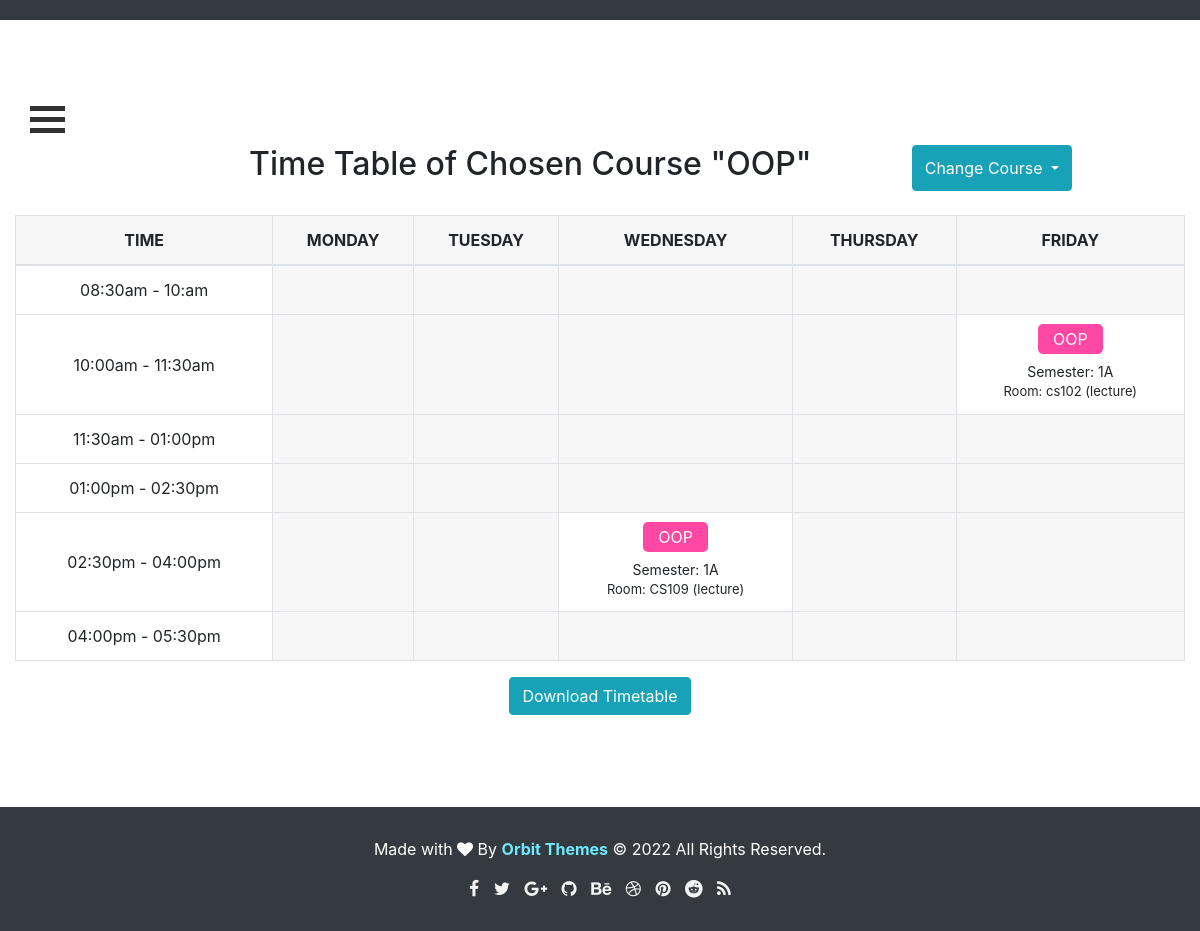
The page /cwtt/OOP/ on the database its author committed.
### timetable/models.py (models this page shows)
class Schedule(models.Model):
    teacher = models.CharField(max_length=100)
    subject = models.CharField(max_length=100)
    room = models.CharField(max_length=100)
    time_slot = models.CharField(max_length=50)
    duration = models.CharField(max_length=50)
    day = models.CharField(max_length=10)
    type = models.CharField(max_length=10)
    semester = models.IntegerField()
    section = models.CharField(max_length=1)
    def __str__(self):
        return 'Subject: '+self.subject+' ('+self.type+')'+', Teacher: '+self.teacher+', Semester: '+str(self.semester)+', Section: '+self.section+', Room: '+self.room+', Day: '+self.day+', Time: '+str(self.time_slot)+', Duration: '+self.duration

### timetable/views.py (the view)
def cwtt_timetable(request, teacher):
    context = cwtt_data(teacher)
    return render(request, 'cwtt_print.html', context)

### timetable/templates/cwtt_print.html (shortened to what this page needs)
{% extends "indexlogout.html" %} {% load static %} {% load crispy_forms_tags %} {% block content %}
<div style="display:flex;margin-left:20%">
    <h2>
        Time Table of Chosen Course "{{ teacher }}"
    </h2>
    <div class="btn-group" style="margin-left: 100px;">
        <button type="button" class="btn btn-info dropdown-toggle" data-toggle="dropdown" aria-haspopup="true" aria-expanded="false">
      Change Course
    </button>
  </div>
</div>
<div class="timetable-img text-center">
</div>
<div class="table-responsive">
  <table class="table table-bordered text-center">
    <thead>
      <tr class="bg-light-gray">
        <th class="text-uppercase">Time</th>
        <th class="text-uppercase">Monday</th>
        <th class="text-uppercase">Tuesday</th>
        <th class="text-uppercase">Wednesday</th>
        <th class="text-uppercase">Thursday</th>
        <th class="text-uppercase">Friday</th>
      </tr>
    </thead>
    <tbody>
      <tr>
        <td class="align-middle">08:30am - 10:am</td>
        {% for time in table.0 %} {% if time != "" %}
        <td>
          <span
            class="bg-pink padding-5px-tb padding-15px-lr border-radius-5 margin-10px-bottom text-white font-size16 xs-font-size13"
            >{{time.0}}</span
          >
          <div class="margin-10px-top font-size14">Semester: {{time.1}}</div>
          <div class="font-size13 text-gray">
            Room: {{time.3}} ({{time.2}})
          </div>
        </td>
        {% else %}
        <td class="bg-light-gray"></td>
        {% endif %} {% endfor %}
      </tr>
      <tr>
        <td class="align-middle">10:00am - 11:30am</td>
        {% for time in table.1 %} {% if time != "" %}
        <td>
          <span
            class="bg-pink padding-5px-tb padding-15px-lr border-radius-5 margin-10px-bottom text-white font-size16 xs-font-size13"
            >{{time.0}}</span
          >
          <div class="margin-10px-top font-size14">Semester: {{time.1}}</div>
          <div class="font-size13 text-gray">
            Room: {{time.3}} ({{time.2}})
          </div>
        </td>
        {% else %}
        <td class="bg-light-gray"></td>
        {% endif %} {% endfor %}
      </tr>
      <tr>
        <td class="align-middle">11:30am - 01:00pm</td>
        {% for time in table.2 %} {% if time != "" %}
        <td>
          <span
            class="bg-pink padding-5px-tb padding-15px-lr border-radius-5 margin-10px-bottom text-white font-size16 xs-font-size13"
            >{{time.0}}</span
          >
          <div class="margin-10px-top font-size14">Semester: {{time.1}}</div>
          <div class="font-size13 text-gray">
            Room: {{time.3}} ({{time.2}})
          </div>
        </td>
        {% else %}
        <td class="bg-light-gray"></td>
        {% endif %} {% endfor %}
      </tr>
      <tr>
        <td class="align-middle">01:00pm - 02:30pm</td>
        {% for time in table.3 %} {% if time != "" %}
        <td>
          <span
            class="bg-pink padding-5px-tb padding-15px-lr border-radius-5 margin-10px-bottom text-white font-size16 xs-font-size13"
            >{{time.0}}</span
          >
          <div class="margin-10px-top font-size14">Semester: {{time.1}}</div>
          <div class="font-size13 text-gray">
            Room: {{time.3}} ({{time.2}})
          </div>
        </td>
        {% else %}
        <td class="bg-light-gray"></td>
        {% endif %} {% endfor %}
      </tr>
      <tr>
        <td class="align-middle">02:30pm - 04:00pm</td>
        {% for time in table.4 %} {% if time != "" %}
        <td>
          <span
            class="bg-pink padding-5px-tb padding-15px-lr border-radius-5 margin-10px-bottom text-white font-size16 xs-font-size13"
            >{{time.0}}</span
          >
          <div class="margin-10px-top font-size14">Semester: {{time.1}}</div>
          <div class="font-size13 text-gray">
            Room: {{time.3}} ({{time.2}})
          </div>
        </td>
        {% else %}
        <td class="bg-light-gray"></td>
        {% endif %} {% endfor %}
      </tr>
      <tr>
        <td class="align-middle">04:00pm - 05:30pm</td>
        {% for time in table.5 %} {% if time != "" %}
        <td>
          <span
            class="bg-pink padding-5px-tb padding-15px-lr border-radius-5 margin-10px-bottom text-white font-size16 xs-font-size13"
            >{{time.0}}</span
          >
          <div class="margin-10px-top font-size14">Semester: {{time.1}}</div>
          <div class="font-size13 text-gray">
            Room: {{time.3}} ({{time.2}})
          </div>
        </td>
        {% else %}
        <td class="bg-light-gray"></td>
        {% endif %} {% endfor %}
      </tr>
    </tbody>
  </table>
</div>
<div class="card-title text-center">
  <a  class="btn btn-info"  href="{% url 'cwtt_pdf_download' teacher %}">Download Timetable</a>
</div>
{% endblock content %}

### timetable/templates/cwtt_print.html (style rules this page uses)
body { margin-top: 20px; }
.bg-light-gray { background-color: #f7f7f7; }
.table-bordered thead td, .table-bordered thead th { border-bottom-width: 2px; }
.table thead th { vertical-align: bottom; border-bottom: 2px solid #dee2e6; }
.table-bordered td, .table-bordered th { border: 1px solid #dee2e6; }
.bg-pink { background-color: #ff48a4; }
.padding-15px-lr { padding-left: 15px; padding-right: 15px; }
.padding-5px-tb { padding-top: 5px; padding-bottom: 5px; }
.margin-10px-bottom { margin-bottom: 10px; }
.border-radius-5 { border-radius: 5px; }
.margin-10px-top { margin-top: 10px; }
.font-size14 { font-size: 14px; }
.font-size13 { font-size: 13px; }
.table td, .table th { padding: 0.75rem; vertical-align: top; border-top: 1px solid #dee2e6; }

### rows shown on the page
Schedule: subject "OOP", room "cs102", type "lecture"
Schedule: subject "OOP", room "CS109", type "lecture"

### other values the page prints
{{ teacher }} "OOP"
{{ time.1 }} "1A"
